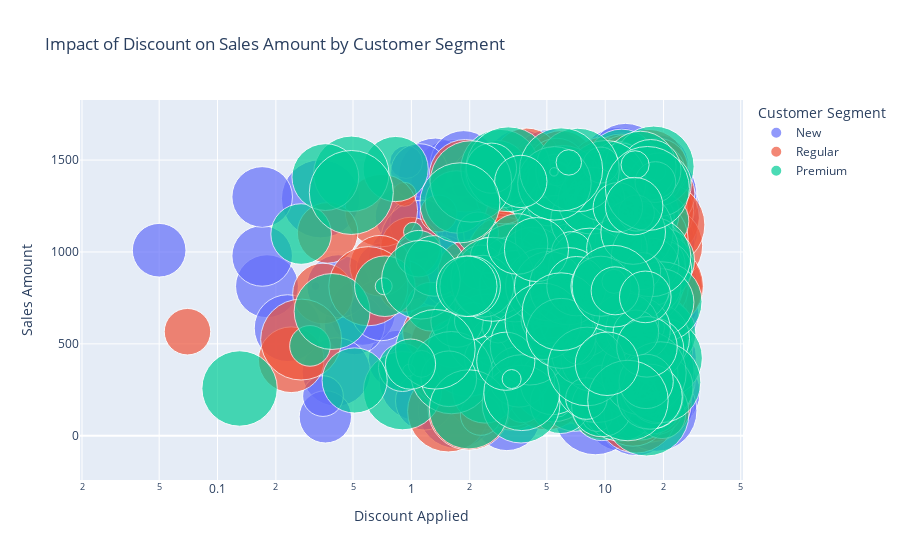

The cell this chart's notebook holds for it:
### Markdown cell above
Impact of Discount on Sales Amount (Bubble Plot)

### Code cell
fig = px.scatter(
    df, x='Discount Applied', y='Sales Amount', size='Units_sold', color='Customer Segment',
    title='Impact of Discount on Sales Amount by Customer Segment',
    hover_name='Product_id', log_x=True, size_max=60
)
fig.show()

### Figure 1 — Plotly figure (JSON) as saved in the notebook; plotly's stock layout.template omitted (floating-point values rounded to 4 significant figures; data arrays with more than 128 entries replaced by an {"elided": "..."} marker saying what was removed)
{"data": [{"hovertemplate": "<b>%{hovertext}</b><br><br>Customer Segment=New<br>Discount Applied=%{x}<br>Sales Amount=%{y}<br>Units_sold=%{marker.size}<extra></extra>", "hovertext": {"elided": "423 str values"}, "legendgroup": "New", "marker": {"color": "#636efa", "size": {"elided": "423 int values"}, "sizemode": "area", "sizeref": 0.02778, "symbol": "circle"}, "mode": "markers", "name": "New", "orientation": "v", "showlegend": true, "type": "scatter", "x": {"elided": "423 float values"}, "xaxis": "x", "y": {"elided": "423 float values"}, "yaxis": "y"}, {"hovertemplate": "<b>%{hovertext}</b><br><br>Customer Segment=Regular<br>Discount Applied=%{x}<br>Sales Amount=%{y}<br>Units_sold=%{marker.size}<extra></extra>", "hovertext": {"elided": "268 str values"}, "legendgroup": "Regular", "marker": {"color": "#EF553B", "size": {"elided": "268 int values"}, "sizemode": "area", "sizeref": 0.02778, "symbol": "circle"}, "mode": "markers", "name": "Regular", "orientation": "v", "showlegend": true, "type": "scatter", "x": {"elided": "268 float values"}, "xaxis": "x", "y": {"elided": "268 float values"}, "yaxis": "y"}, {"hovertemplate": "<b>%{hovertext}</b><br><br>Customer Segment=Premium<br>Discount Applied=%{x}<br>Sales Amount=%{y}<br>Units_sold=%{marker.size}<extra></extra>", "hovertext": {"elided": "300 str values"}, "legendgroup": "Premium", "marker": {"color": "#00cc96", "size": {"elided": "300 int values"}, "sizemode": "area", "sizeref": 0.02778, "symbol": "circle"}, "mode": "markers", "name": "Premium", "orientation": "v", "showlegend": true, "type": "scatter", "x": {"elided": "300 float values"}, "xaxis": "x", "y": {"elided": "300 float values"}, "yaxis": "y"}], "layout": {"legend": {"itemsizing": "constant", "title": {"text": "Customer Segment"}, "tracegroupgap": 0}, "title": {"text": "Impact of Discount on Sales Amount by Customer Segment"}, "xaxis": {"anchor": "y", "domain": [0, 1], "title": {"text": "Discount Applied"}, "type": "log"}, "yaxis": {"anchor": "x", "domain": [0, 1], "title": {"text": "Sales Amount"}}}}
